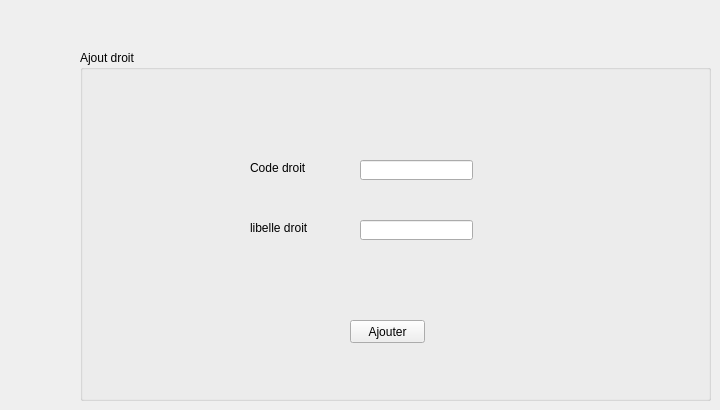
    <widget class="QWidget" name="page_8">
     <widget class="QGroupBox" name="groupBox_5">
      <property name="geometry">
       <rect>
        <x>80</x>
        <y>50</y>
        <width>631</width>
        <height>351</height>
       </rect>
      </property>
      <property name="title">
       <string>Ajout droit</string>
      </property>
      <widget class="QLineEdit" name="ajout_codedroit">
       <property name="geometry">
        <rect>
         <x>280</x>
         <y>110</y>
         <width>113</width>
         <height>20</height>
        </rect>
       </property>
      </widget>
      <widget class="QLabel" name="label_21">
       <property name="geometry">
        <rect>
         <x>170</x>
         <y>170</y>
         <width>81</width>
         <height>16</height>
        </rect>
       </property>
       <property name="text">
        <string>libelle droit</string>
       </property>
      </widget>
      <widget class="QLabel" name="label_20">
       <property name="geometry">
        <rect>
         <x>170</x>
         <y>110</y>
         <width>81</width>
         <height>16</height>
        </rect>
       </property>
       <property name="text">
        <string>Code droit</string>
       </property>
      </widget>
      <widget class="QPushButton" name="ajout_droit">
       <property name="geometry">
        <rect>
         <x>270</x>
         <y>270</y>
         <width>75</width>
         <height>23</height>
        </rect>
       </property>
       <property name="text">
        <string>Ajouter</string>
       </property>
      </widget>
      <widget class="QLineEdit" name="ajout_libelledroit">
       <property name="geometry">
        <rect>
         <x>280</x>
         <y>170</y>
         <width>113</width>
         <height>20</height>
        </rect>
       </property>
      </widget>
     </widget>
    </widget>
